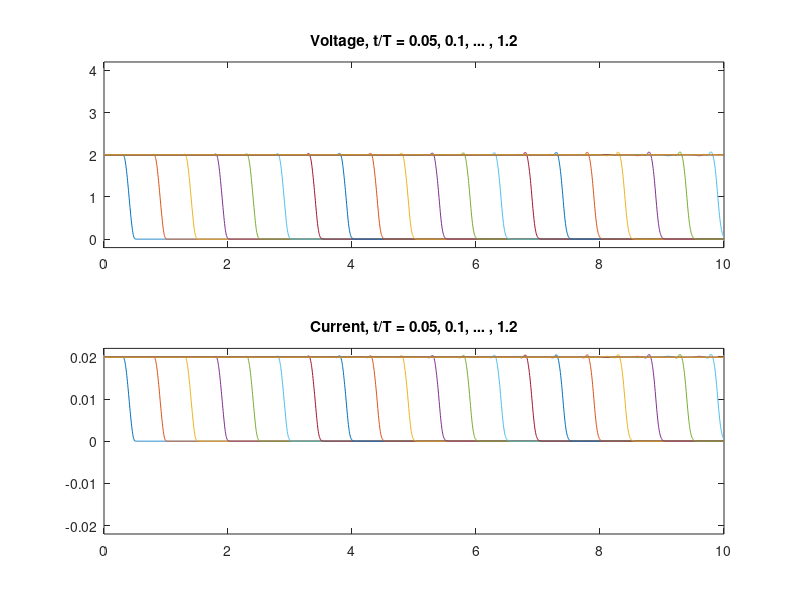

Recreate this plot in MATLAB.
% script RR_Ex10_33_telegraphers_eqns_termination
% Simulates the Telegraphers equations, for different possibilities of termination.
%% Renaissance Robotics codebase, Chapter 9, https://github.com/tbewley/RR
%% Copyright 2024 by Thomas Bewley, distributed under BSD 3-Clause License.

clear; termination=true      % try both termination=true and termination=false
% R=10; G=0.002;               % Try R=0 and G=0.  Also try R=10 and/or G=0.001.
R=0, G=0
% t1=1e-8, N=200,  Nt=1000;  % Try either these three values...
t1=1e-9, N=2000, Nt=10000;   % ... or (if you are patient) these three values.
L=525e-9; C=52e-12;
Z0=sqrt(L/C), c=1/sqrt(L*C), X=10; T=X/c; h=T/Nt
Delta_x=X/(N+0.5); d=1/Delta_x; A=zeros(2*N,2*N);
figure(1); clf, XV=[0:Delta_x:X]; XI=[Delta_x/2:Delta_x:X];
for i=1:N,
   if i>1, A(2*i-1,2*i-2)= d/L; end, A(2*i-1,2*i-1)=-R/L; A(2*i-1,2*i)=-d/L; 
   if i<N, A(2*i,2*i+1)  =-d/C; end, A(2*i,  2*i  )=-G/C; A(2*i,2*i-1)= d/C;       
end
if termination, A(2*N,2*N)=A(2*N,2*N)-(d/C)/Z0; end
D=sparse(eye(2*N)-A*h/2); E=sparse(eye(2*N)+A*h/2);
n_max=floor(5.050001*T/h); x=zeros(2*N,1); t=0; 
for n=1:n_max
   r=E*x; t=(n-0.5)*h;
   if t<t1, Vleft=(1-cos(pi*t/t1)); else, Vleft=2; end, r(1)=r(1)+(d/L)*h*Vleft;
   x=D\r; t=n*h;
   if termination, Iright=x(2*N)/Z0; else, Iright=0; end
   if mod(n,Nt/20)==0, subplot(2,1,1), plot(XV, [Vleft; x(2:2:2*N)]), axis([0 X -0.2 4.2]), 
                    title(['Voltage, t/T = ',num2str(t/T)]), hold on
                    subplot(2,1,2), plot(XI, [x(1:2:2*N-1); Iright]), axis([0 X -.022 .022]),
                    title(['Current, t/T = ',num2str(t/T)]), hold on, pause(0.2), end
   if termination
      if n==Nt*1.2
         subplot(2,1,1), title(['Voltage, t/T = ',num2str(0.05),', ',num2str(0.1),', ... , ',num2str(t/T)])
         subplot(2,1,2), title(['Current, t/T = ',num2str(0.05),', ',num2str(0.1),', ... , ',num2str(t/T)])
         % print -depsc telegraphers_terminated
         break
     end
   else
      if (n==Nt*1.05) | (n==Nt*1.05) | (n==Nt*1.05) | (n==Nt*1.05)
         subplot(2,1,1), title(['Voltage, t/T = ',num2str(t/T-0.95),', ',num2str(t/T-0.9),', ... , ',num2str(t/T)])
         subplot(2,1,2), title(['Current, t/T = ',num2str(t/T-0.95),', ',num2str(t/T-0.9),', ... , ',num2str(t/T)])
         % print -depsc telegraphers_notermination
         pause, clf
      end
   end
end
